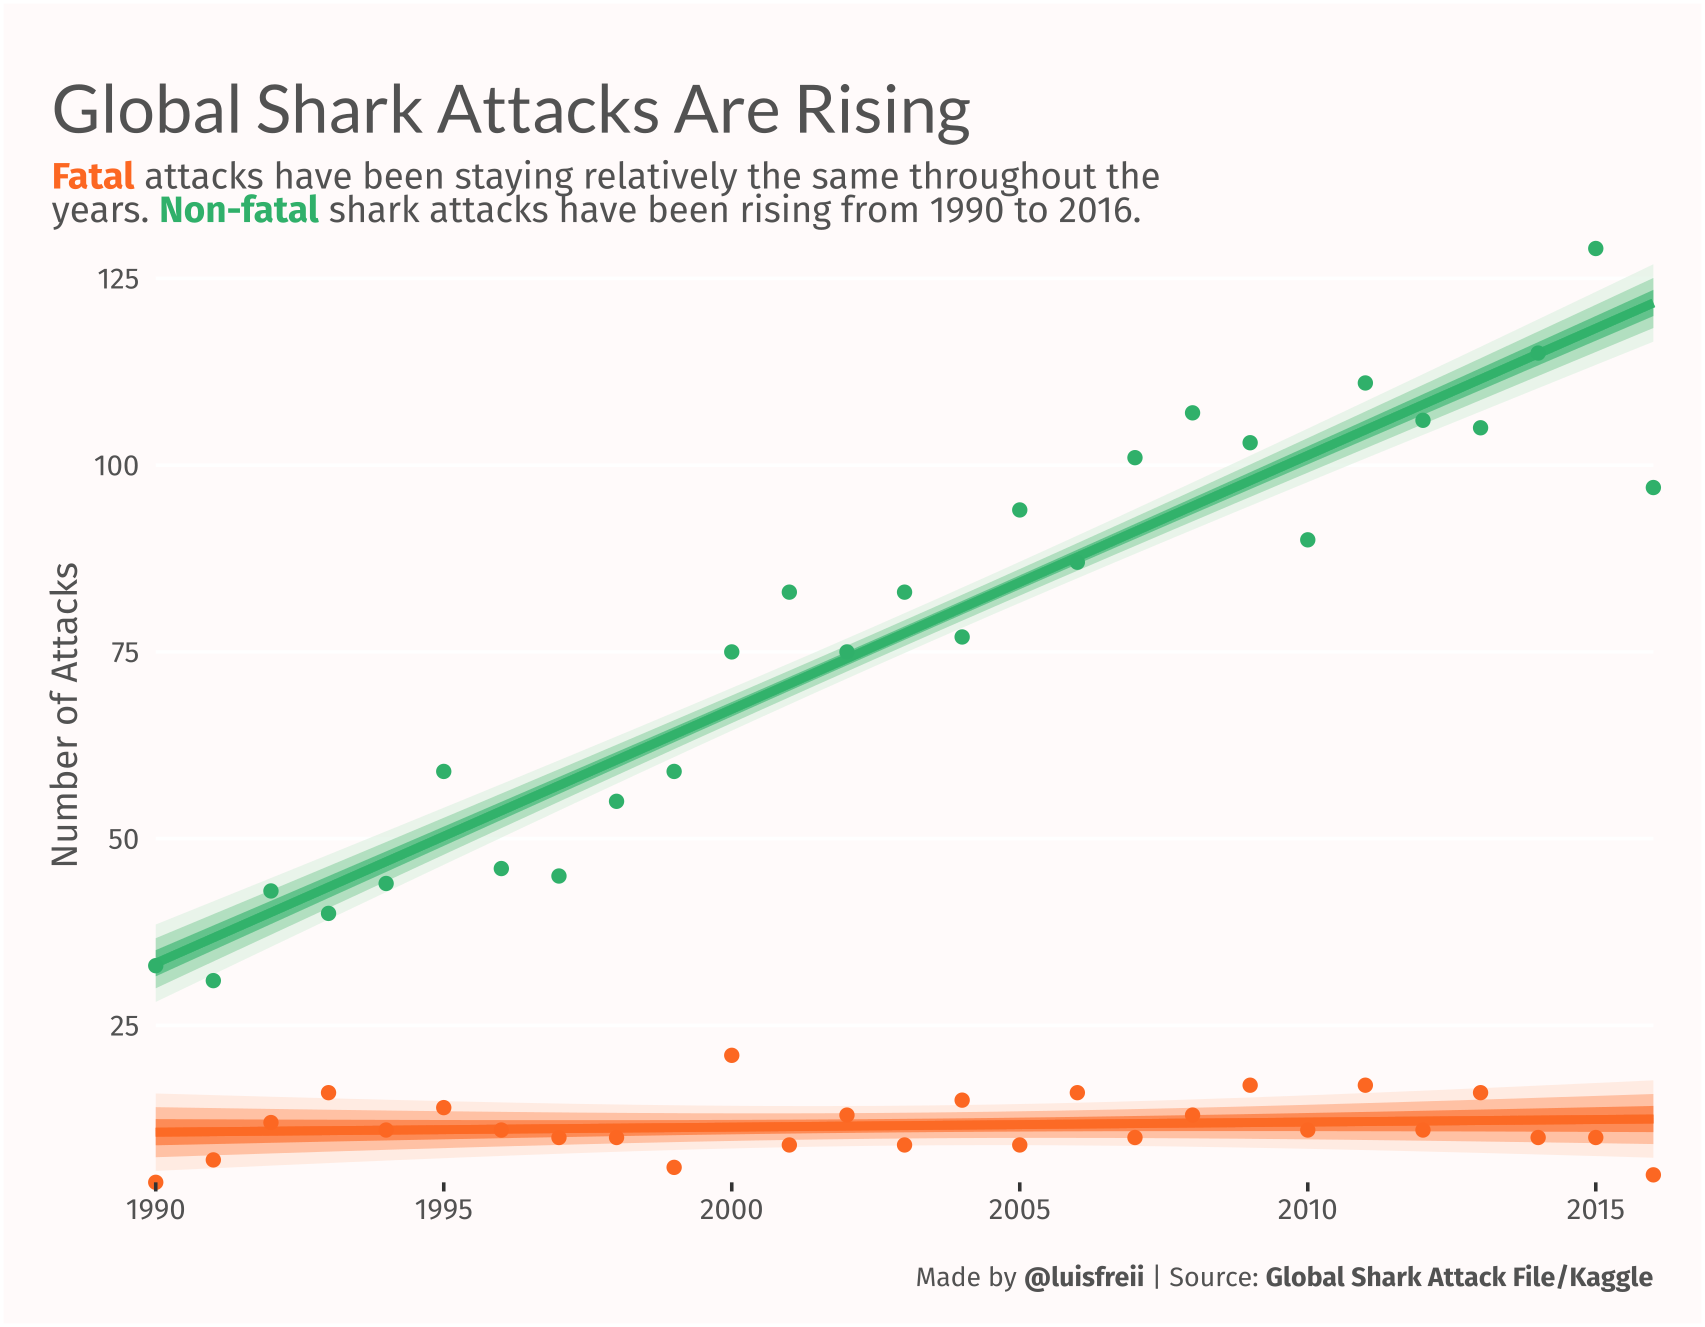

Here is the R script that generated this plot:
#Load packages
library(tidyverse)
library(extrafont)
library(modelr)
library(broom)
library(distributional)

#Get data. Link: https://www.kaggle.com/alinedebenath/global-shark-attacks
shark_attacks <- read.csv("GSAF5.csv") %>% 
  janitor::clean_names()

#Number of attacks per year and fatility
shark_attacks %>%
  group_by(year) %>% 
  count(fatal_y_n) %>% 
  filter(!fatal_y_n %in% c("", "UNKNOWN"),
         year >= 1990) -> shark_attacks

#Fit a simple linear model
model_shark_attacks <- lm(n ~ year * fatal_y_n, data = shark_attacks)

#Plot. Visit https://mjskay.github.io/ggdist/articles/freq-uncertainty-vis.html for tutorials on how to make this type of plots and some others.
shark_attacks %>%
  group_by(fatal_y_n) %>%
  data_grid(year = seq_range(year, n = 26)) %>%
  augment(model_shark_attacks, newdata = ., se_fit = TRUE) %>%
  ggplot(aes(year, fill = ordered(fatal_y_n), color = ordered(fatal_y_n))) +
  stat_dist_lineribbon(
    aes(dist = dist_student_t(df = df.residual(model_shark_attacks), 
                              mu = .fitted, 
                              sigma = .se.fit),
        fill_ramp = stat(level)),
    alpha = .6) +
  geom_point(aes(y = n), data = shark_attacks) +
  scale_fill_manual(values = c('#30B06A', '#FC6722')) +
  scale_color_manual(values = c('#30B06A', '#FC6722')) +
  scale_y_continuous(breaks = seq(0, 125, 25)) +
  scale_x_continuous(breaks = seq(1990, 2015, 5)) +
  labs(y = "Number of Attacks",
       x = NULL,
       title = "Global Shark Attacks Are Rising",
       subtitle = "<span style='color:#FC6722;'>**Fatal**</span> attacks have been staying relatively the same throughout the<br>years. <span style='color:#30B06A;'>**Non-fatal**</span> shark attacks have been rising from 1990 to 2016.",
       caption = "<br>Made by **@luisfreii** | Source: **Global Shark Attack File/Kaggle**") +
  coord_cartesian(expand = FALSE, clip = 'off') +
  theme(panel.background = element_rect('#FFFAFA'),
        plot.background = element_rect('#FFFAFA'),
        panel.grid.minor = element_blank(),
        panel.grid.major.x = element_blank(),
        plot.title.position = 'plot',
        plot.caption.position = 'plot',
        plot.title = ggtext::element_markdown(family = 'Lato',
                                              size = 20,
                                              color = "#525252"),
        plot.subtitle = ggtext::element_markdown(family = 'Fira Sans',
                                                 color = "#525252"),
        plot.caption = ggtext::element_markdown(family = 'Fira Sans',
                                                size = 8,
                                                color = "#525252"),
        axis.title = element_text(family = 'Fira Sans',
                                  color = "#525252"),
        axis.text = element_text(family = 'Fira Sans',
                                 color = "#525252"),
        plot.margin = margin(25, 15, 10, 15),
        axis.ticks.y = element_blank(),
        legend.position = 'none')

#Code to save the plot
# ggsave('D26.Trends.svg',
#        width = 18,
#        height = 14,
#        units = 'cm',
#        dpi = 320)

# ggsave('D26.Trends.png',
#        width = 18,
#        height = 14,
#        units = 'cm',
#        dpi = 320)
